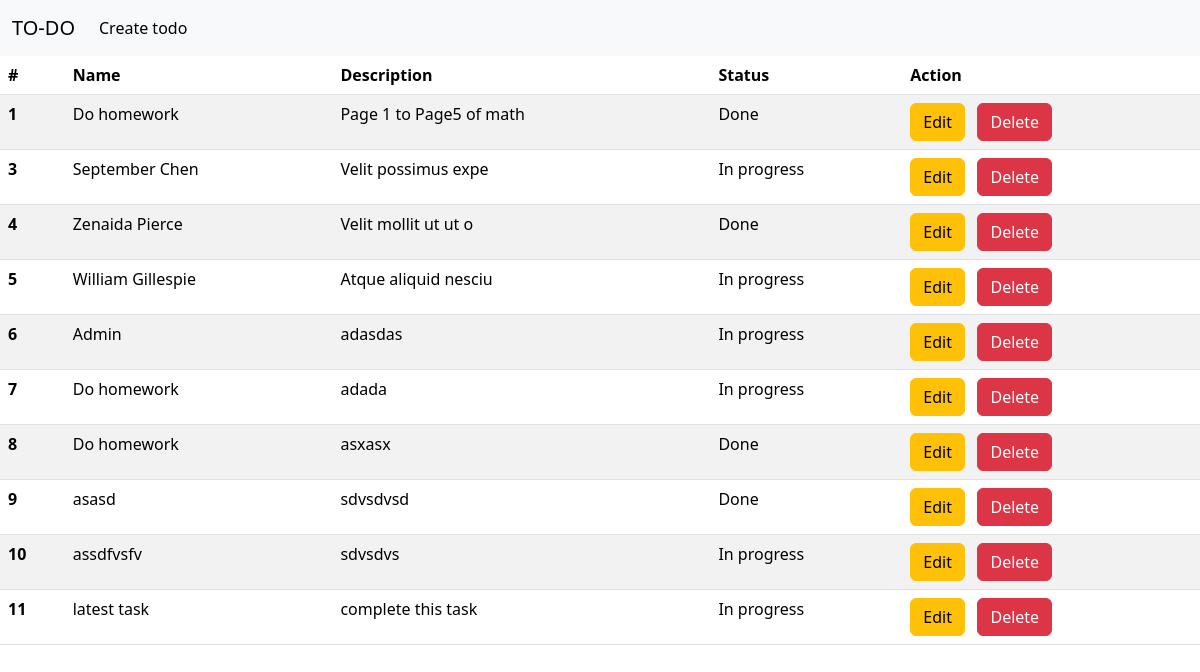
Page /home/ on the earlier database version.
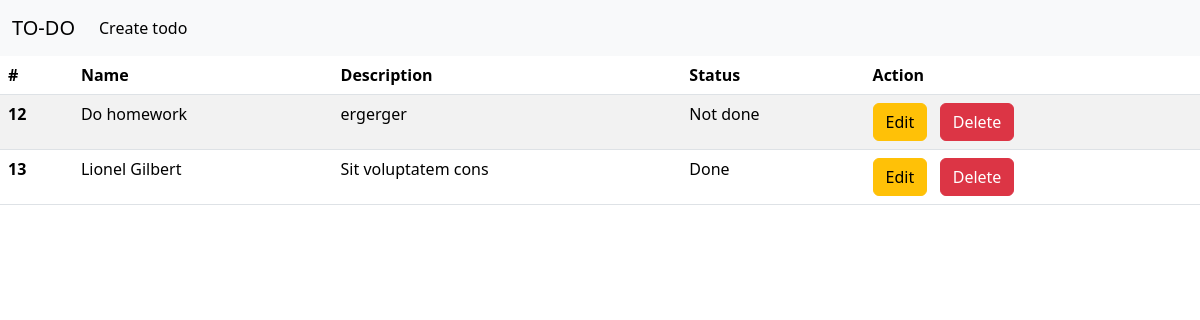
Same page on the later database version.
### base/models.py (models this page shows, shortened)
class ToDo(models.Model):
    name = models.CharField(max_length=300)
    description = models.TextField()
    status = models.CharField(max_length=50,choices=status_list)

### base/views.py (the view)
# urls.py: 2. Add a URL to urlpatterns:  path('', views.home, name='home')
def home(request):
    todo_objects = ToDo.objects.all()
    content = {'todos':todo_objects}
    return render(request,'index.html',context=content)

### templates/index.html (shortened to what this page needs)
<html lang="en">
<head>
    <link href="https://cdn.jsdelivr.net/npm/bootstrap@5.3.2/dist/css/bootstrap.min.css" rel="stylesheet">
</head>
<body>
    {% include 'nav.html' %}
    <table class="table table-striped">
        <thead>
          <tr>
            <th scope="col">#</th>
            <th scope="col">Name</th>
            <th scope="col">Description</th>
            <th scope="col">Status</th>
            <th scope="col">Action</th>
          </tr>
        </thead>
        <tbody>
            {% for i in todos %}
                    <tr>
                        <th scope="row">{{i.id}}</th>
                        <td>{{i.name}}</td>
                        <td>{{i.description}}</td>
                        <td>{{i.status}}</td>
                        <td><a href="{% url 'edit' pk=i.id %}"><button type="button" class="btn btn-warning">Edit</button></a> &nbsp; <a href="{% url 'delete' pk=i.id %}"><button type="button" class="btn btn-danger">Delete</button></a></td>
                    </tr>
            {% endfor %}
        </tbody>
    </table>
</body>
</html>

### templates/nav.html (shortened to what this page needs)
<html lang="en">
<head>
</head>
<body>
    <nav class="navbar navbar-expand-lg bg-body-tertiary">
        <div class="container-fluid">
          <a class="navbar-brand" href="{% url 'home' %}">TO-DO</a>
          <div class="collapse navbar-collapse" id="navbarNav">
            <ul class="navbar-nav">
              <li class="nav-item">
                <a class="nav-link active" aria-current="page" href="{% url 'create' %}">Create todo</a>
              </li>
            </ul>
          </div>
        </div>
      </nav>
</body>
</html>

Differences in the rows shown:
removed ToDo: id "1", name "Do homework", description "Page 1 to Page5 of math", status "Done"
removed ToDo: id "3", name "September Chen", description "Velit possimus expe", status "In progress"
removed ToDo: id "4", name "Zenaida Pierce", description "Velit mollit ut ut o", status "Done"
removed ToDo: id "5", name "William Gillespie", description "Atque aliquid nesciu", status "In progress"
removed ToDo: id "6", name "Admin", description "adasdas", status "In progress"
removed ToDo: id "7", name "Do homework", description "adada", status "In progress"
removed ToDo: id "8", name "Do homework", description "asxasx", status "Done"
removed ToDo: id "9", name "asasd", description "sdvsdvsd", status "Done"
removed ToDo: id "10", name "assdfvsfv", description "sdvsdvs", status "In progress"
removed ToDo: id "11", name "latest task", description "complete this task", status "In progress"
added ToDo: id "12", name "Do homework", description "ergerger", status "Not done"
added ToDo: id "13", name "Lionel Gilbert", description "Sit voluptatem cons", status "Done"
